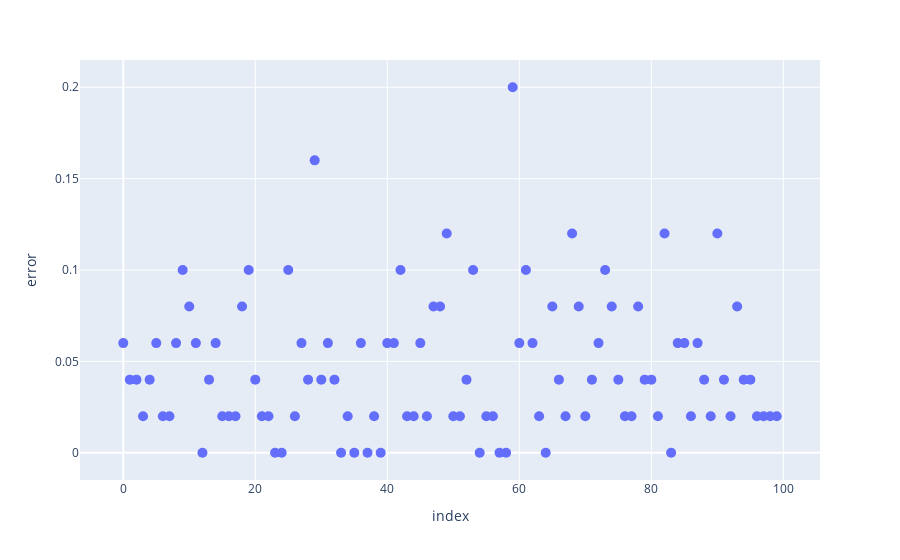

Notebook cell for this chart:
### Code cell
import plotly.express as px
import pandas as pd
data = pd.DataFrame({"error":np.abs(estimation_error)})
fig = px.scatter(data, y="error")
fig.update_traces(marker_size=10)
fig.show()

### Figure 1 — Plotly figure (JSON) as saved in the notebook; plotly's stock layout.template omitted (floating-point values rounded to 4 significant figures)
{"data": [{"hovertemplate": "index=%{x}<br>error=%{y}<extra></extra>", "legendgroup": "", "marker": {"color": "#636efa", "symbol": "circle", "size": 10}, "mode": "markers", "name": "", "orientation": "v", "showlegend": false, "x": [0, 1, 2, 3, 4, 5, 6, 7, 8, 9, 10, 11, 12, 13, 14, 15, 16, 17, 18, 19, 20, 21, 22, 23, 24, 25, 26, 27, 28, 29, 30, 31, 32, 33, 34, 35, 36, 37, 38, 39, 40, 41, 42, 43, 44, 45, 46, 47, 48, 49, 50, 51, 52, 53, 54, 55, 56, 57, 58, 59, 60, 61, 62, 63, 64, 65, 66, 67, 68, 69, 70, 71, 72, 73, 74, 75, 76, 77, 78, 79, 80, 81, 82, 83, 84, 85, 86, 87, 88, 89, 90, 91, 92, 93, 94, 95, 96, 97, 98, 99], "xaxis": "x", "y": [0.06, 0.04, 0.04, 0.02, 0.04, 0.06, 0.02, 0.02, 0.06, 0.1, 0.08, 0.06, 0.0, 0.04, 0.06, 0.02, 0.02, 0.02, 0.08, 0.1, 0.04, 0.02, 0.02, 0.0, 0.0, 0.1, 0.02, 0.06, 0.04, 0.16, 0.04, 0.06, 0.04, 0.0, 0.02, 0.0, 0.06, 0.0, 0.02, 0.0, 0.06, 0.06, 0.1, 0.02, 0.02, 0.06, 0.02, 0.08, 0.08, 0.12, 0.02, 0.02, 0.04, 0.1, 0.0, 0.02, 0.02, 0.0, 0.0, 0.2, 0.06, 0.1, 0.06, 0.02, 0.0, 0.08, 0.04, 0.02, 0.12, 0.08, 0.02, 0.04, 0.06, 0.1, 0.08, 0.04, 0.02, 0.02, 0.08, 0.04, 0.04, 0.02, 0.12, 0.0, 0.06, 0.06, 0.02, 0.06, 0.04, 0.02, 0.12, 0.04, 0.02, 0.08, 0.04, 0.04, 0.02, 0.02, 0.02, 0.02], "yaxis": "y", "type": "scatter"}], "layout": {"xaxis": {"anchor": "y", "domain": [0.0, 1.0], "title": {"text": "index"}}, "yaxis": {"anchor": "x", "domain": [0.0, 1.0], "title": {"text": "error"}}, "legend": {"tracegroupgap": 0}, "margin": {"t": 60}}}
